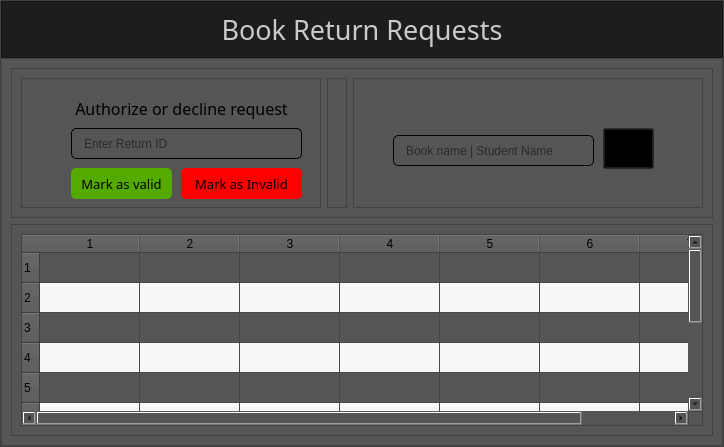
                  <widget class="QWidget" name="page_20">
                   <layout class="QVBoxLayout" name="verticalLayout_68">
                    <property name="spacing">
                     <number>0</number>
                    </property>
                    <property name="leftMargin">
                     <number>0</number>
                    </property>
                    <property name="topMargin">
                     <number>0</number>
                    </property>
                    <property name="rightMargin">
                     <number>0</number>
                    </property>
                    <property name="bottomMargin">
                     <number>0</number>
                    </property>
                    <item>
                     <widget class="QFrame" name="frame_152">
                      <property name="styleSheet">
                       <string notr="true">background-color: rgb(85, 85, 85);</string>
                      </property>
                      <property name="frameShape">
                       <enum>QFrame::StyledPanel</enum>
                      </property>
                      <property name="frameShadow">
                       <enum>QFrame::Raised</enum>
                      </property>
                      <layout class="QVBoxLayout" name="verticalLayout_66">
                       <property name="spacing">
                        <number>0</number>
                       </property>
                       <property name="leftMargin">
                        <number>0</number>
                       </property>
                       <property name="topMargin">
                        <number>0</number>
                       </property>
                       <property name="rightMargin">
                        <number>0</number>
                       </property>
                       <property name="bottomMargin">
                        <number>0</number>
                       </property>
                       <item>
                        <widget class="QFrame" name="frame_153">
                         <property name="maximumSize">
                          <size>
                           <width>16777215</width>
                           <height>60</height>
                          </size>
                         </property>
                         <property name="styleSheet">
                          <string notr="true">background-color: rgb(29, 29, 29);
color: rgb(202, 202, 202);</string>
                         </property>
                         <property name="frameShape">
                          <enum>QFrame::StyledPanel</enum>
                         </property>
                         <property name="frameShadow">
                          <enum>QFrame::Raised</enum>
                         </property>
                         <layout class="QHBoxLayout" name="horizontalLayout_64">
                          <item>
                           <widget class="QLabel" name="label_68">
                            <property name="font">
                             <font>
                              <family>Nova Flat</family>
                              <pointsize>20</pointsize>
                             </font>
                            </property>
                            <property name="text">
                             <string>Book Return Requests</string>
                            </property>
                            <property name="alignment">
                             <set>Qt::AlignCenter</set>
                            </property>
                           </widget>
                          </item>
                         </layout>
                        </widget>
                       </item>
                       <item>
                        <widget class="QFrame" name="frame_154">
                         <property name="styleSheet">
                          <string notr="true"/>
                         </property>
                         <property name="frameShape">
                          <enum>QFrame::StyledPanel</enum>
                         </property>
                         <property name="frameShadow">
                          <enum>QFrame::Raised</enum>
                         </property>
                         <layout class="QVBoxLayout" name="verticalLayout_67">
                          <item>
                           <widget class="QFrame" name="frame_155">
                            <property name="minimumSize">
                             <size>
                              <width>0</width>
                              <height>150</height>
                             </size>
                            </property>
                            <property name="maximumSize">
                             <size>
                              <width>16777215</width>
                              <height>150</height>
                             </size>
                            </property>
                            <property name="frameShape">
                             <enum>QFrame::StyledPanel</enum>
                            </property>
                            <property name="frameShadow">
                             <enum>QFrame::Raised</enum>
                            </property>
                            <layout class="QHBoxLayout" name="horizontalLayout_65">
                             <item>
                              <widget class="QFrame" name="frame_156">
                               <property name="minimumSize">
                                <size>
                                 <width>300</width>
                                 <height>0</height>
                                </size>
                               </property>
                               <property name="frameShape">
                                <enum>QFrame::StyledPanel</enum>
                               </property>
                               <property name="frameShadow">
                                <enum>QFrame::Raised</enum>
                               </property>
                               <widget class="QLabel" name="label_69">
                                <property name="geometry">
                                 <rect>
                                  <x>0</x>
                                  <y>-2</y>
                                  <width>261</width>
                                  <height>31</height>
                                 </rect>
                                </property>
                                <property name="font">
                                 <font>
                                  <family>Nova Flat</family>
                                  <pointsize>12</pointsize>
                                 </font>
                                </property>
                                <property name="styleSheet">
                                 <string notr="true">border-radius:7px;
background: none;
</string>
                                </property>
                                <property name="text">
                                 <string/>
                                </property>
                                <property name="alignment">
                                 <set>Qt::AlignCenter</set>
                                </property>
                               </widget>
                               <widget class="QLabel" name="label_70">
                                <property name="geometry">
                                 <rect>
                                  <x>40</x>
                                  <y>20</y>
                                  <width>241</width>
                                  <height>21</height>
                                 </rect>
                                </property>
                                <property name="font">
                                 <font>
                                  <family>Nova Flat</family>
                                  <pointsize>12</pointsize>
                                 </font>
                                </property>
                                <property name="styleSheet">
                                 <string notr="true">border-radius:7px;
background: none;
</string>
                                </property>
                                <property name="text">
                                 <string>Authorize or decline request</string>
                                </property>
                                <property name="alignment">
                                 <set>Qt::AlignCenter</set>
                                </property>
                               </widget>
                               <widget class="QPushButton" name="pushButton_45">
                                <property name="geometry">
                                 <rect>
                                  <x>160</x>
                                  <y>90</y>
                                  <width>121</width>
                                  <height>31</height>
                                 </rect>
                                </property>
                                <property name="font">
                                 <font>
                                  <family>Nova Flat</family>
                                  <pointsize>10</pointsize>
                                 </font>
                                </property>
                                <property name="cursor">
                                 <cursorShape>PointingHandCursor</cursorShape>
                                </property>
                                <property name="styleSheet">
                                 <string notr="true">background-color: rgb(255, 0, 0);
border-radius:5px</string>
                                </property>
                                <property name="text">
                                 <string>Mark as Invalid</string>
                                </property>
                               </widget>
                               <widget class="QLineEdit" name="lineEdit_37">
                                <property name="geometry">
                                 <rect>
                                  <x>50</x>
                                  <y>50</y>
                                  <width>231</width>
                                  <height>31</height>
                                 </rect>
                                </property>
                                <property name="styleSheet">
                                 <string notr="true">border: 1.1px solid black;
padding-left: 10 px;
border-radius:5px
</string>
                                </property>
                                <property name="echoMode">
                                 <enum>QLineEdit::Normal</enum>
                                </property>
                                <property name="placeholderText">
                                 <string>Enter Return ID</string>
                                </property>
                               </widget>
                               <widget class="QPushButton" name="pushButton_46">
                                <property name="geometry">
                                 <rect>
                                  <x>50</x>
                                  <y>90</y>
                                  <width>101</width>
                                  <height>31</height>
                                 </rect>
                                </property>
                                <property name="font">
                                 <font>
                                  <family>Nova Flat</family>
                                  <pointsize>10</pointsize>
                                 </font>
                                </property>
                                <property name="cursor">
                                 <cursorShape>PointingHandCursor</cursorShape>
                                </property>
                                <property name="styleSheet">
                                 <string notr="true">background-color: rgb(85, 170, 0);
border-radius:5px</string>
                                </property>
                                <property name="text">
                                 <string>Mark as valid</string>
                                </property>
                               </widget>
                              </widget>
                             </item>
                             <item>
                              <widget class="QFrame" name="frame_157">
                               <property name="frameShape">
                                <enum>QFrame::StyledPanel</enum>
                               </property>
                               <property name="frameShadow">
                                <enum>QFrame::Raised</enum>
                               </property>
                               <layout class="QHBoxLayout" name="horizontalLayout_66"/>
                              </widget>
                             </item>
                             <item>
                              <widget class="QFrame" name="frame_158">
                               <property name="minimumSize">
                                <size>
                                 <width>350</width>
                                 <height>0</height>
                                </size>
                               </property>
                               <property name="frameShape">
                                <enum>QFrame::StyledPanel</enum>
                               </property>
                               <property name="frameShadow">
                                <enum>QFrame::Raised</enum>
                               </property>
                               <widget class="QLineEdit" name="lineEdit_38">
                                <property name="geometry">
                                 <rect>
                                  <x>40</x>
                                  <y>57</y>
                                  <width>201</width>
                                  <height>31</height>
                                 </rect>
                                </property>
                                <property name="styleSheet">
                                 <string notr="true">border: 1.1px solid black;
padding-left: 10 px;
border-radius:5px
</string>
                                </property>
                                <property name="echoMode">
                                 <enum>QLineEdit::Normal</enum>
                                </property>
                                <property name="placeholderText">
                                 <string>Book name | Student Name</string>
                                </property>
                               </widget>
                               <widget class="QPushButton" name="pushButton_47">
                                <property name="geometry">
                                 <rect>
                                  <x>250</x>
                                  <y>50</y>
                                  <width>51</width>
                                  <height>41</height>
                                 </rect>
                                </property>
                                <property name="styleSheet">
                                 <string notr="true">background-color: transparent</string>
                                </property>
                                <property name="text">
                                 <string/>
                                </property>
                                <property name="icon">
                                 <iconset resource="resources.qrc">
                                  <normaloff>:/icons/icons/icons8-search-480.png</normaloff>:/icons/icons/icons8-search-480.png</iconset>
                                </property>
                                <property name="iconSize">
                                 <size>
                                  <width>40</width>
                                  <height>41</height>
                                 </size>
                                </property>
                                <property name="shortcut">
                                 <string>Return</string>
                                </property>
                               </widget>
                              </widget>
                             </item>
                            </layout>
                           </widget>
                          </item>
                          <item>
                           <widget class="QFrame" name="frame_159">
                            <property name="styleSheet">
                             <string notr="true"/>
                            </property>
                            <property name="frameShape">
                             <enum>QFrame::StyledPanel</enum>
                            </property>
                            <property name="frameShadow">
                             <enum>QFrame::Raised</enum>
                            </property>
                            <layout class="QHBoxLayout" name="horizontalLayout_67">
                             <item>
                              <widget class="QTableWidget" name="tableWidget_11">
                               <property name="maximumSize">
                                <size>
                                 <width>700</width>
                                 <height>300</height>
                                </size>
                               </property>
                               <property name="alternatingRowColors">
                                <bool>true</bool>
                               </property>
                               <property name="rowCount">
                                <number>10</number>
                               </property>
                               <property name="columnCount">
                                <number>7</number>
                               </property>
                               <row/>
                               <row/>
                               <row/>
                               <row/>
                               <row/>
                               <row/>
                               <row/>
                               <row/>
                               <row/>
                               <row/>
                               <column/>
                               <column/>
                               <column/>
                               <column/>
                               <column/>
                               <column/>
                               <column/>
                              </widget>
                             </item>
                            </layout>
                           </widget>
                          </item>
                         </layout>
                        </widget>
                       </item>
                       <item>
                        <widget class="QFrame" name="frame_160">
                         <property name="maximumSize">
                          <size>
                           <width>16777205</width>
                           <height>50</height>
                          </size>
                         </property>
                         <property name="styleSheet">
                          <string notr="true">background-color: rgb(115, 115, 115);</string>
                         </property>
                         <property name="frameShape">
                          <enum>QFrame::StyledPanel</enum>
                         </property>
                         <property name="frameShadow">
                          <enum>QFrame::Raised</enum>
                         </property>
                        </widget>
                       </item>
                      </layout>
                     </widget>
                    </item>
                   </layout>
                  </widget>
